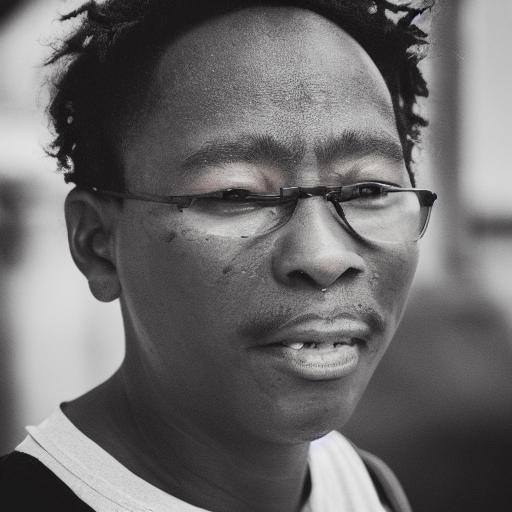
#> input picture Vision_Compuntacional/0.jpg, 512 x 512 px, given in place of the camera
$ python CV_03.py
#> lines starting #> are read from the running program, lines starting #| are printed output that depends on the picture; after the words box and inside, x2 and y2 are one past the last pixel; in counts of white or black regions, pixels touching at a corner belong together
import cv2
# Para Personas
face_cascade = cv2.CascadeClassifier(
    cv2.data.haarcascades + "haarcascade_frontalface_default.xml"
)
eye_cascade = cv2.CascadeClassifier(cv2.data.haarcascades + "haarcascade_eye.xml")
mouth_cascade=cv2.CascadeClassifier(cv2.data.haarcascades + "haarcascade_smile.xml")
cap = cv2.VideoCapture(0)
while True:
    ret, frame = cap.read()
#> frame is the input picture: shape (512, 512, 3); mean B, G, R 106.9, 106.3, 107.8
    if not ret:
        break
    gray = cv2.cvtColor(frame, cv2.COLOR_BGR2GRAY)
    frame = cv2.resize(gray, (640, 480))
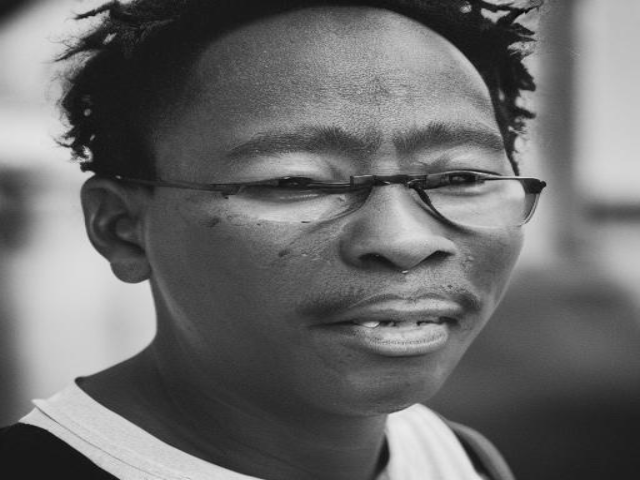
#> frame: shape (480, 640); min 7, max 235, mean 106.9

    faces = face_cascade.detectMultiScale(frame, scaleFactor=1.3, minNeighbors=10)
#> faces = ()
    eyes = eye_cascade.detectMultiScale(frame,scaleFactor=1.3,minNeighbors=10)
#> eyes = ()
    mouth = mouth_cascade.detectMultiScale(frame,scaleFactor=1.3,minNeighbors=50)
#> mouth = [[195, 140, 193, 96], [319, 273, 178, 89]]

    for x, y, w, h in faces:
        cv2.rectangle(frame, (x, y), (x + w, y + h), (255, 0, 0), 2)
#> this loop made 0 passes

    for x, y, w, h in eyes:
        cv2.rectangle(frame, (x, y), (x + w, y + h), (0, 255, 0), 2)

    for x, y, w, h in mouth:
        cv2.rectangle(frame, (x, y), (x + w, y + h), (0, 0, 255), 2)
#> this loop made 2 passes
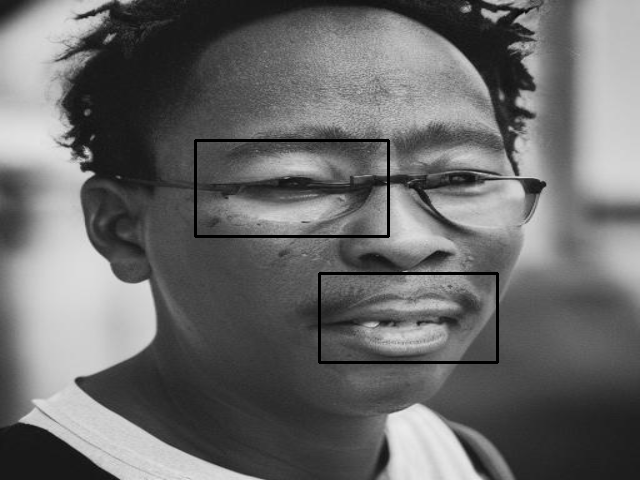
#> frame: shape (480, 640); 1.08% of pixels changed, all inside (x1, y1, x2, y2) = (194, 139, 499, 364)

    cv2.imshow("Resultado", frame)
    tecla=cv2.waitKey(50)
#> (key q is pressed here)
    if tecla == ord('q'):
        break
cap.release()

$ run again, on Vision_Compuntacional/1.jpg
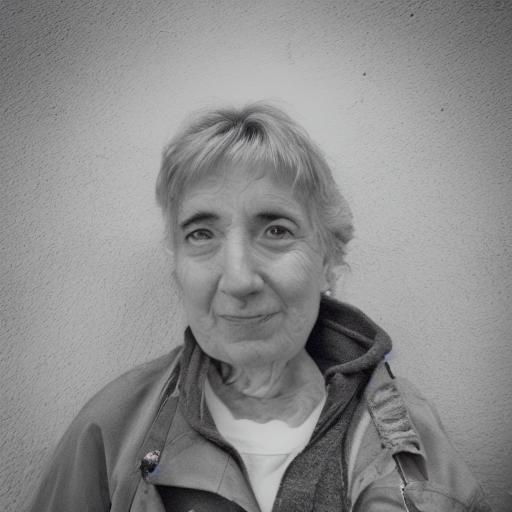
#> input picture Vision_Compuntacional/1.jpg, 512 x 512 px, given in place of the camera
#> frame is the input picture: shape (512, 512, 3); mean B, G, R 139.2, 139.1, 139.1
#> faces = ()
#> eyes = [[217, 183, 65, 65]]
#> mouth = [[233, 327, 193, 97]]
#> the loop `for x, y, w, h in eyes:` made 1 pass
#> after the loop `for x, y, w, h in eyes:`:
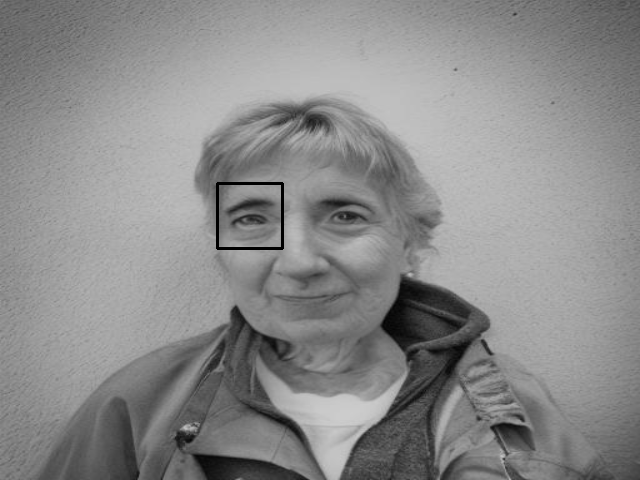
#> frame: shape (480, 640); min 0, max 205, mean 138.6
#> the loop `for x, y, w, h in mouth:` made 1 pass
#> after the loop `for x, y, w, h in mouth:`:
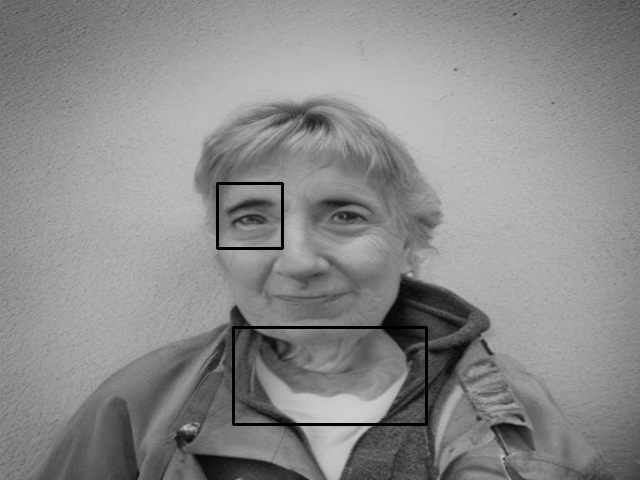
#> frame: shape (480, 640); 0.57% of pixels changed, all inside (x1, y1, x2, y2) = (232, 326, 428, 426)

$ run again, on Vision_Compuntacional/2.jpg
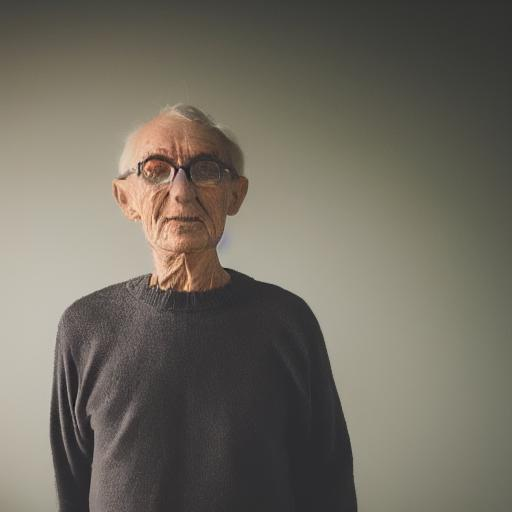
#> input picture Vision_Compuntacional/2.jpg, 512 x 512 px, given in place of the camera
#> frame is the input picture: shape (512, 512, 3); mean B, G, R 97.2, 108.3, 113.2
#> `frame = cv2.resize(gray, (640, 480))`:
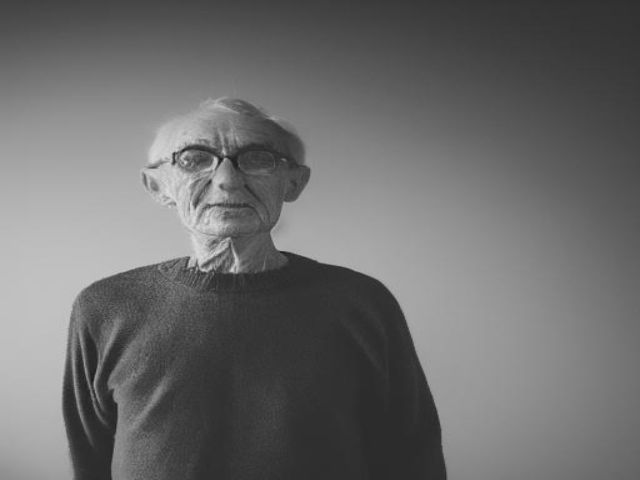
#> frame: shape (480, 640); min 20, max 221, mean 108.4
#> faces = [[156, 106, 134, 134]]
#> eyes = ()
#> the loop `for x, y, w, h in faces:` made 1 pass
#> after the loop `for x, y, w, h in faces:`:
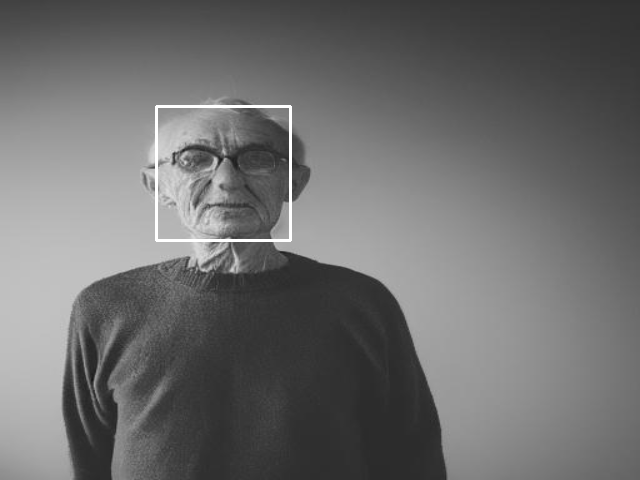
#> frame: shape (480, 640); 0.52% of pixels changed, all inside (x1, y1, x2, y2) = (155, 105, 292, 242)

$ run again, on Vision_Compuntacional/5.jpg
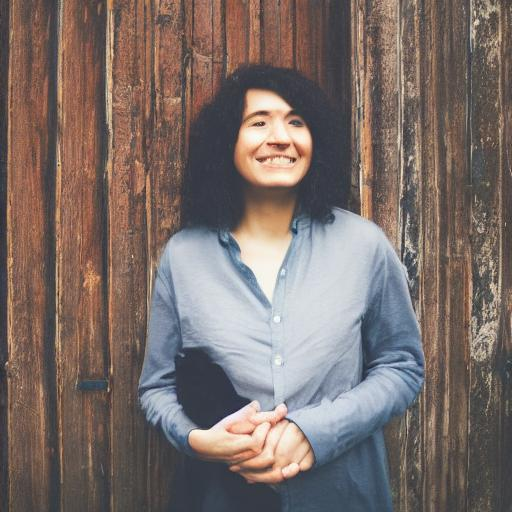
#> input picture Vision_Compuntacional/5.jpg, 512 x 512 px, given in place of the camera
#> frame is the input picture: shape (512, 512, 3); mean B, G, R 105.2, 109.6, 122.9
#> `gray = cv2.cvtColor(frame, cv2.COLOR_BGR2GRAY)`:
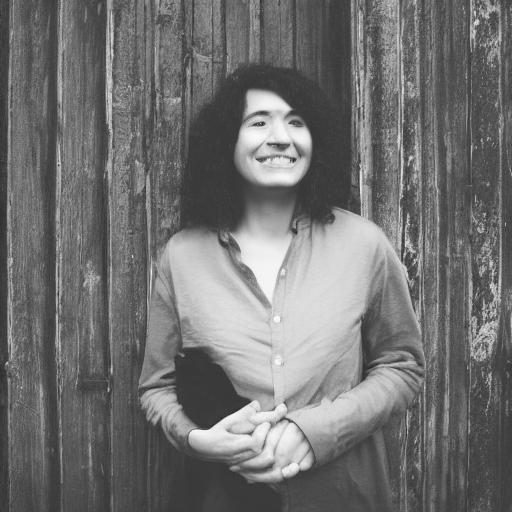
#> gray: shape (512, 512); min 34, max 253, mean 113.1
#> faces = ()
#> mouth = [[311, 131, 72, 36]]
#> the loop `for x, y, w, h in mouth:` made 1 pass
#> after the loop `for x, y, w, h in mouth:`:
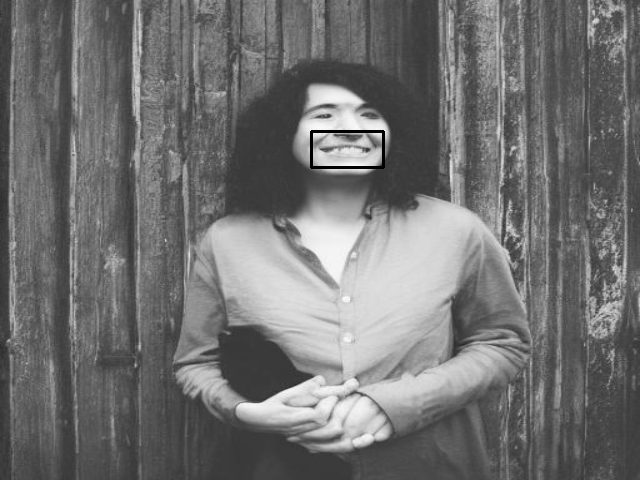
#> frame: shape (480, 640); min 0, max 251, mean 112.6
